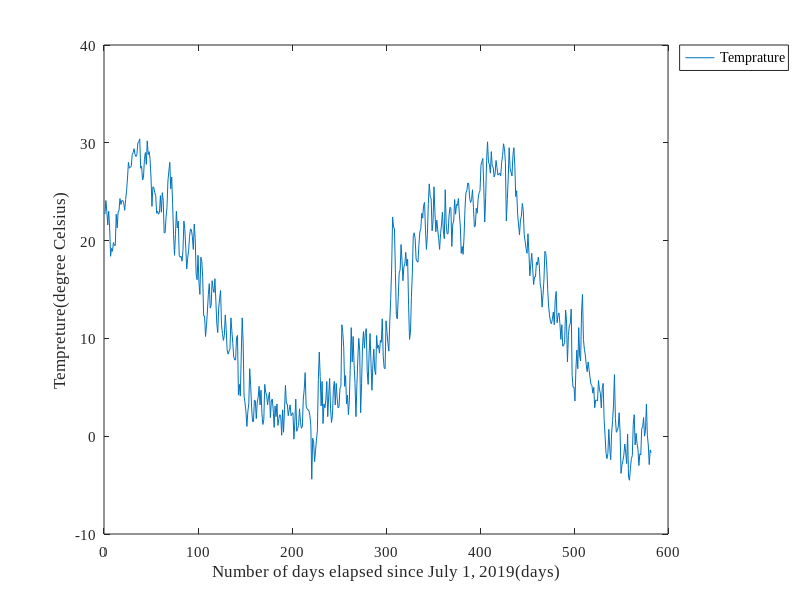

Write the MATLAB code that produced this figure.
clear all

data = load("data_cont.txt"); #データ読み込み

temp = data(:,4); #気温
days = size(temp)
tt = [1:(days)];


#プロット作成
plot(tt, temp)

#凡例作成
h=legend({"Temprature"},"Location","bestoutside") #凡例位置はプロットにかぶらない最適な位置で、グラフの外側を指定
set(h,"FontName","Times New Roman","FontSize",11)
set(gca,"FontName","Times New Roman","FontSize",11)
xlabel("Number of days elapsed since July 1, 2019(days)")
ylabel("Tempreture(degree Celsius)")

#プロットをpngファイルに出力
print("Yamagata2019-21_cont","-dpng")
